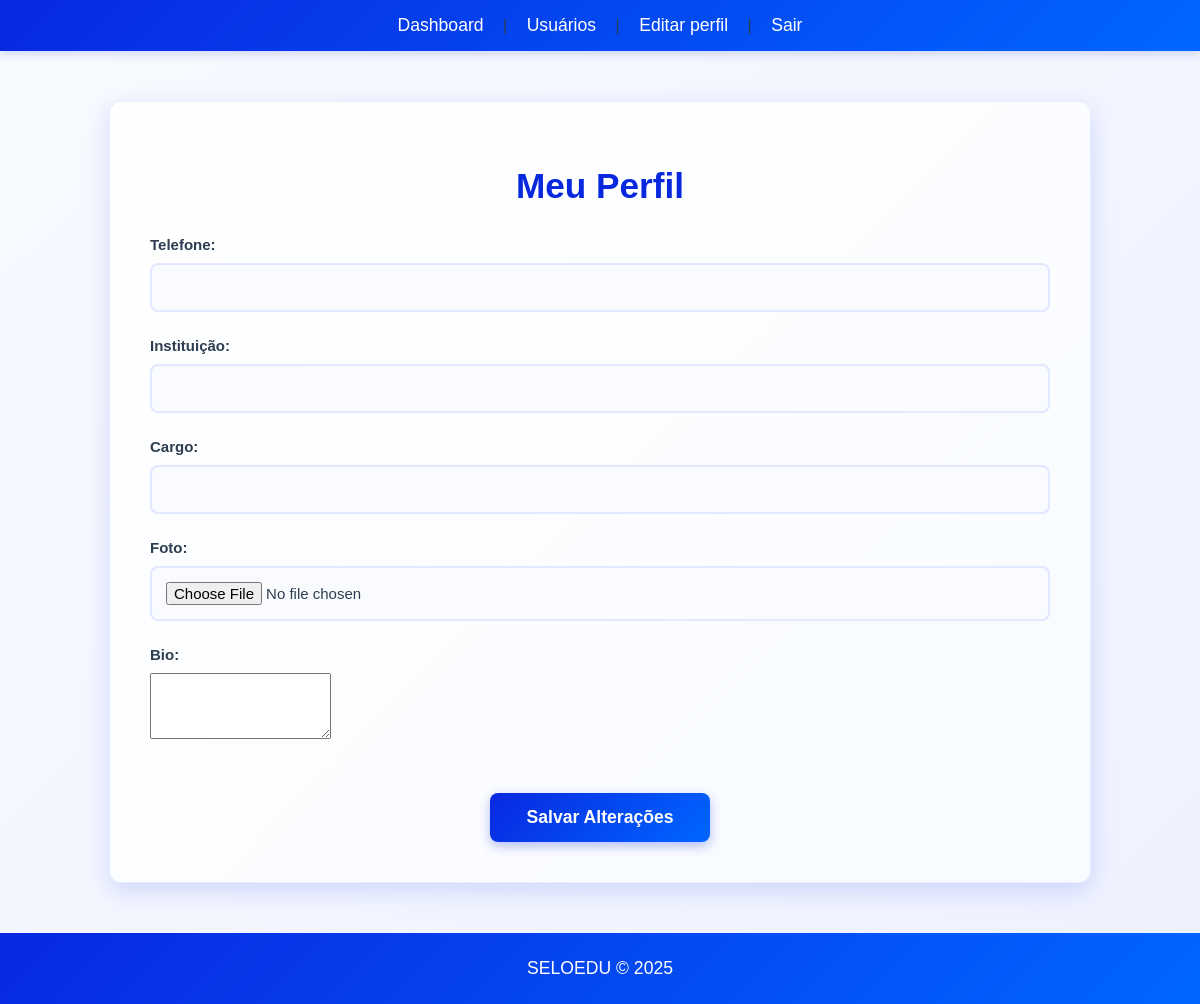
Before: /users/profile (signed in) with the older database file.
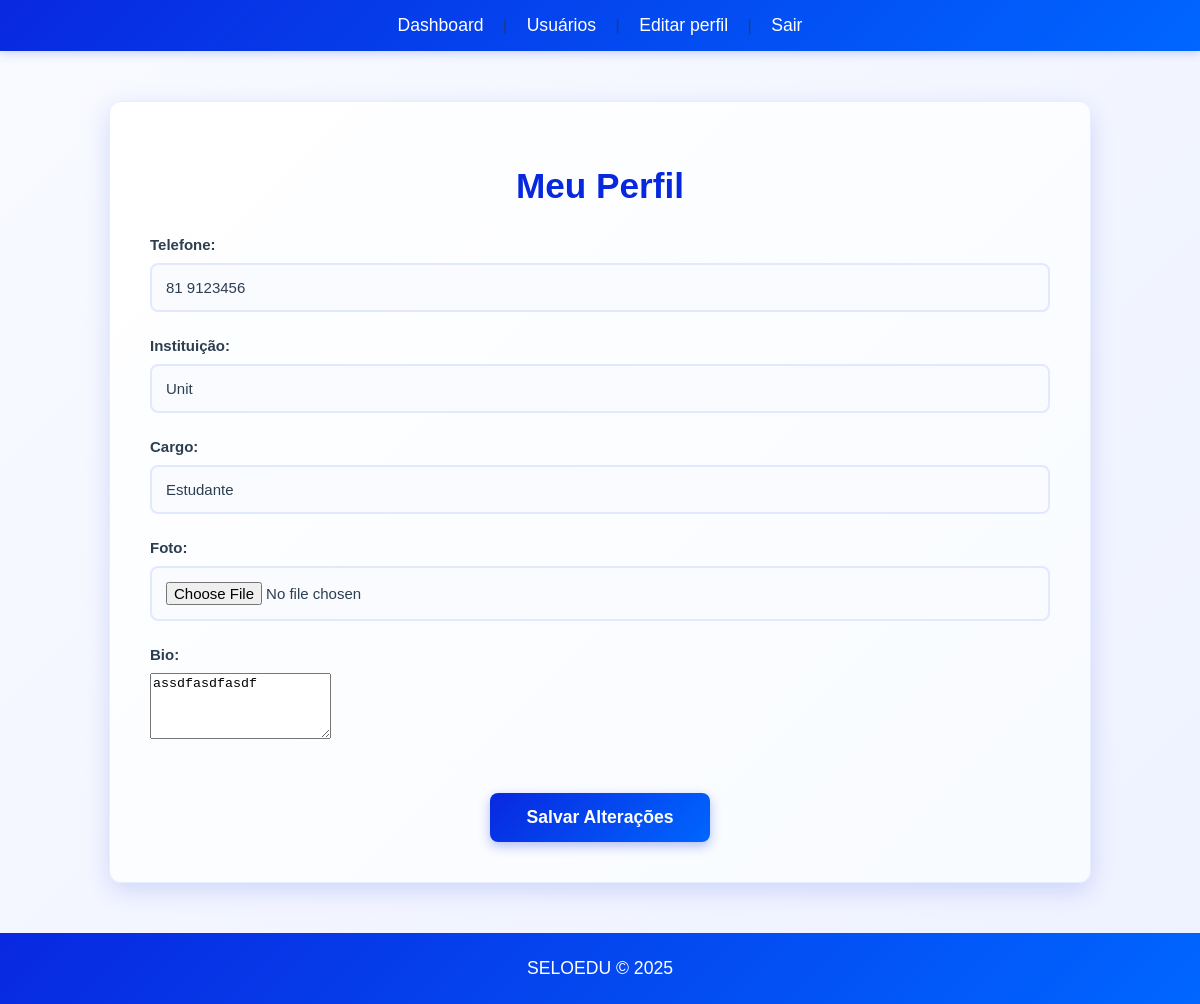
After: the same page with the newer database file.
### models/profile.py (models this page shows)
class Profile(db.Model):
    __tablename__ = 'profiles'
    id = db.Column(db.Integer, primary_key=True)
    user_id = db.Column(db.Integer, db.ForeignKey('users.id'), nullable=False)
    telefone = db.Column(db.String(20))
    instituicao = db.Column(db.String(100))
    cargo = db.Column(db.String(100))
    foto = db.Column(db.String(255))
    bio = db.Column(db.Text)
    user = db.relationship('User', back_populates='profile')

### views/profile.py (the view, shortened to what this page needs)
@login_required
def profile():
    profile = Profile.query.filter_by(user_id=current_user.id).first()
    return render_template('users/profile.html', profile=profile)

### models/users.py (called while the page is built)
@login_manager.user_loader
def load_user(user_id):
	try:
		return User.query.get(int(user_id))
	except Exception:
		return None

### templates/users/profile.html (shortened to what this page needs)
{% extends 'base.html' %}
{% block content %}
<div class="users-container">
    <h1 class="users-header">Meu Perfil</h1>
    <form method="post" enctype="multipart/form-data">
        <div class="input-group">
            <label for="telefone">Telefone:</label>
            <input type="text" id="telefone" name="telefone" value="{{ profile.telefone if profile else '' }}">
        </div>
        <div class="input-group">
            <label for="instituicao">Instituição:</label>
            <input type="text" id="instituicao" name="instituicao" value="{{ profile.instituicao if profile else '' }}">
        </div>
        <div class="input-group">
            <label for="cargo">Cargo:</label>
            <input type="text" id="cargo" name="cargo" value="{{ profile.cargo if profile else '' }}">
        </div>
        <div class="input-group">
            <label for="foto">Foto:</label>
            <input type="file" id="foto" name="foto">
        </div>
        <div class="input-group">
            <label for="bio">Bio:</label>
            <textarea id="bio" name="bio" rows="4">{{ profile.bio if profile else '' }}</textarea>
        </div>
        <div class="form-actions">
            <button type="submit" class="button-home">Salvar Alterações</button>
        </div>
    </form>
</div>
{% endblock %}

Changed rows visible on the page:
added Profile: telefone "81 9123456", instituicao "Unit", cargo "Estudante", bio "assdfasdfasdf"
